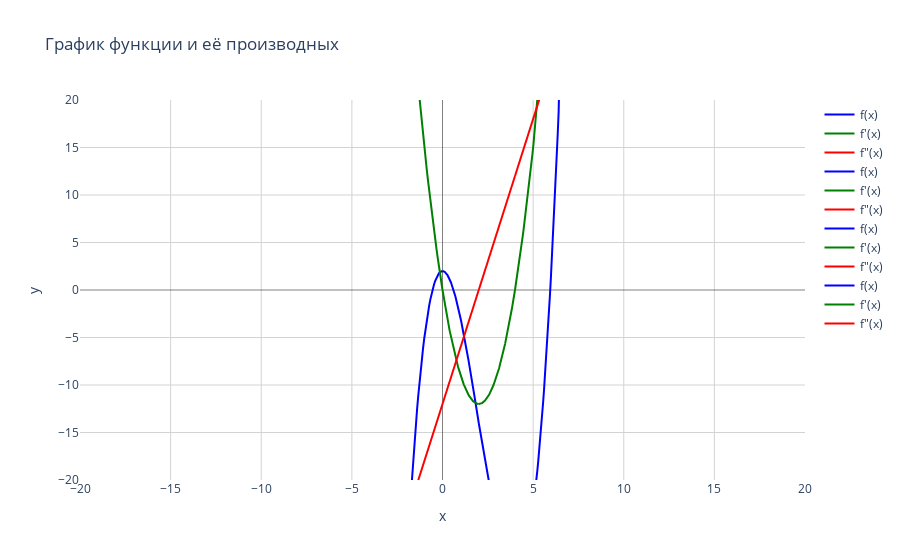

Notebook source saved alongside this figure:
### Markdown cell above
### Задание 1.4

1 point possible (graded)

Найдите область убывания функции  $y = x^3 - 6x^2 + 2$:

### Code cell
x = Symbol('x')
f = x**3-6*x**2+2  

analyzer_real = FunctionAnalyzer(f, x, x_range = (-20, 20), y_range = (-20, 20), complex_domain=False)
analyzer_real.describe()  # Покажет, что нет пересечений с осью x
analyzer_real.plot()

### Figure 1 — Plotly figure (JSON) as saved in the notebook; plotly's stock layout.template omitted (floating-point values rounded to 4 significant figures; data arrays with more than 128 entries replaced by an {"elided": "..."} marker saying what was removed)
{"data": [{"line": {"color": "blue"}, "name": "f(x)", "type": "scatter", "x": {"elided": "300 float values"}, "y": {"elided": "300 float values"}}, {"line": {"color": "green"}, "name": "f'(x)", "type": "scatter", "x": {"elided": "300 float values"}, "y": {"elided": "300 float values"}}, {"line": {"color": "red"}, "name": "f\"(x)", "type": "scatter", "x": {"elided": "300 float values"}, "y": {"elided": "300 float values"}}, {"line": {"color": "blue"}, "name": "f(x)", "type": "scatter", "x": {"elided": "300 float values"}, "y": {"elided": "300 float values"}}, {"line": {"color": "green"}, "name": "f'(x)", "type": "scatter", "x": {"elided": "300 float values"}, "y": {"elided": "300 float values"}}, {"line": {"color": "red"}, "name": "f\"(x)", "type": "scatter", "x": {"elided": "300 float values"}, "y": {"elided": "300 float values"}}, {"line": {"color": "blue"}, "name": "f(x)", "type": "scatter", "x": {"elided": "300 float values"}, "y": {"elided": "300 float values"}}, {"line": {"color": "green"}, "name": "f'(x)", "type": "scatter", "x": {"elided": "300 float values"}, "y": {"elided": "300 float values"}}, {"line": {"color": "red"}, "name": "f\"(x)", "type": "scatter", "x": {"elided": "300 float values"}, "y": {"elided": "300 float values"}}, {"line": {"color": "blue"}, "name": "f(x)", "type": "scatter", "x": {"elided": "300 float values"}, "y": {"elided": "300 float values"}}, {"line": {"color": "green"}, "name": "f'(x)", "type": "scatter", "x": {"elided": "300 float values"}, "y": {"elided": "300 float values"}}, {"line": {"color": "red"}, "name": "f\"(x)", "type": "scatter", "x": {"elided": "300 float values"}, "y": {"elided": "300 float values"}}], "layout": {"hovermode": "x unified", "plot_bgcolor": "white", "showlegend": true, "title": {"text": "График функции и её производных"}, "xaxis": {"gridcolor": "lightgray", "range": [-20, 20], "title": {"text": "x"}, "zerolinecolor": "black", "zerolinewidth": 0.5}, "yaxis": {"gridcolor": "lightgray", "range": [-20, 20], "title": {"text": "y"}, "zerolinecolor": "black", "zerolinewidth": 0.5}}}
